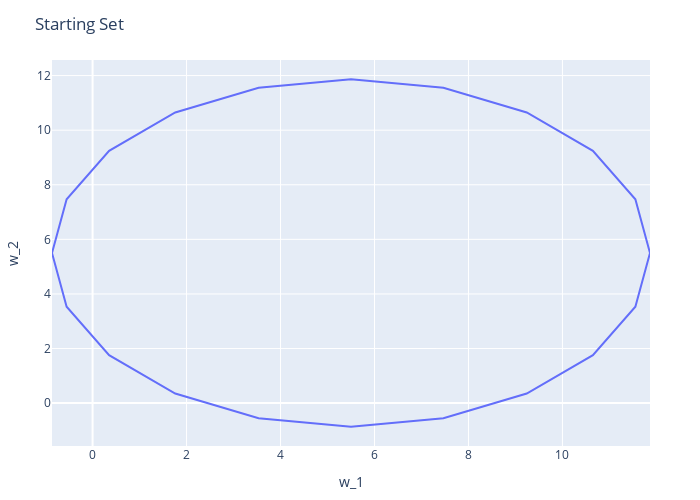

Notebook code for this chart:
### Markdown cell above
#### Hyperplanes

In addition to choosing the subgradient directions, we must also pick initial hyperplane levels. One way (again this isn't unique) is to pick an origin and a radius, then to compute points that would be along the circle in the direction of each subgradient. Once we have these points then we can use them to compute the hyperplane levels simply by $H \cdot Z'$.

<!-- Recall that continuation payoffs are $\sum \delta^t (1-\delta) u(a_t, b_t)$. If a player receives his worst (or best) utility  every period, then that is his discounted value. Therefore, values are bounded above by a player's maximum possible payoff and bounded below by a player's minimum possible payoff. It is infeasible for a player to receive a value smaller (or bigger) than this, and so, using our circle as a starting point, we can crop the size of this set along those values. We use this information (though it isn't necessary) in the function that generates an initial set for our iteration process. This set has to be "big enough," but the bigger the set is the longer it takes to compute the equilibrium value set. There is a tradeoff between ensuring that our set is big enough and saving computation time.

Notice how the points are no longer forumlated around the unit circle, but instead are now a (cropped as described above) circle of radius 10 around (4.5, 4.5).

Notice that we had a very large radius in this picture, so the code trimmed it down to a rectangle along the minimum and maximum payoffs that the players can each have.
-->

### Code cell
n = 20
C, H, Z = GameTheory.initialize_sg_hpl(rpd, n)
t = scatter(;x=vcat(Z'[:, 1], Z[1, 1]), y=vcat(Z'[:, 2], Z[2, 1]))
l = Layout(;title="Starting Set", xaxis_title="w_1", yaxis_title="w_2",
            autosize=false, height=500, width=700)
p = plot(t, l)

### Figure 1 — Plotly figure (JSON) as saved in the notebook; plotly's stock layout.template omitted (floating-point values rounded to 4 significant figures)
{"data": [{"type": "scatter", "x": [11.86, 11.55, 10.65, 9.241, 7.467, 5.5, 3.533, 1.759, 0.3514, -0.5525, -0.864, -0.5525, 0.3514, 1.759, 3.533, 5.5, 7.467, 9.241, 10.65, 11.55, 11.86], "y": [5.5, 7.467, 9.241, 10.65, 11.55, 11.86, 11.55, 10.65, 9.241, 7.467, 5.5, 3.533, 1.759, 0.3514, -0.5525, -0.864, -0.5525, 0.3514, 1.759, 3.533, 5.5]}], "layout": {"autosize": false, "height": 500, "margin": {"b": 50, "l": 50, "r": 50, "t": 60}, "title": "Starting Set", "width": 700, "xaxis": {"title": {"text": "w_1"}}, "yaxis": {"title": {"text": "w_2"}}}}
